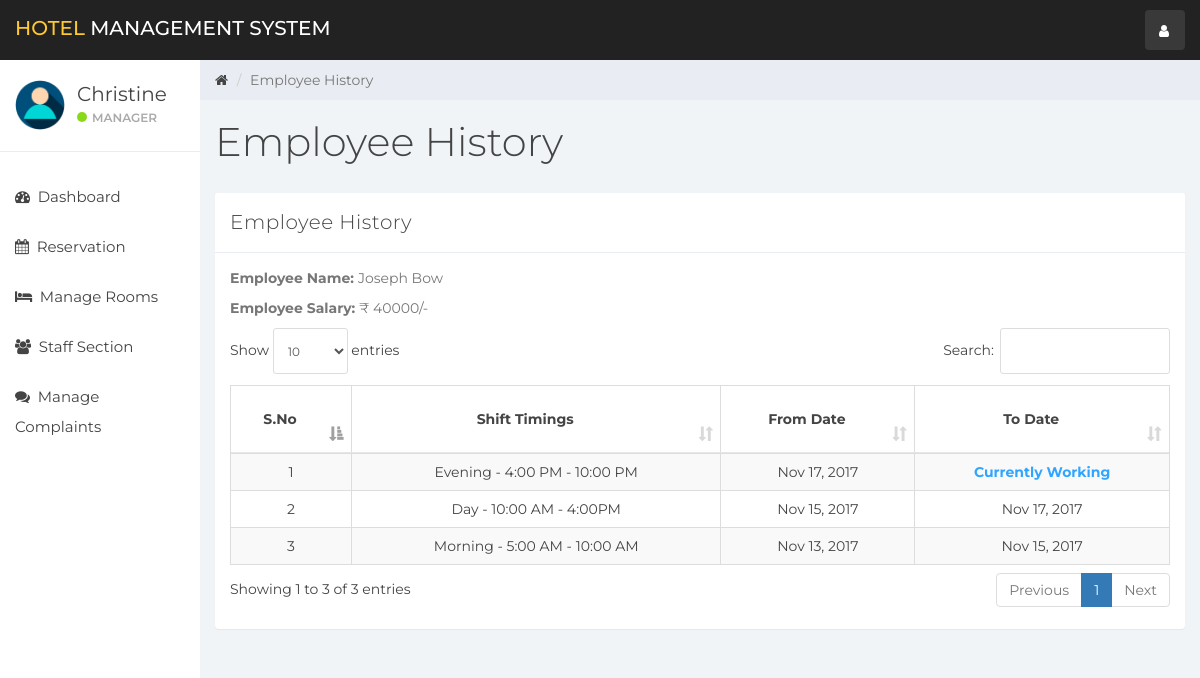
/index.php?emp_history&empid=1 (signed in), run on the app's committed database.
### tables this page shows
CREATE TABLE `user` (
  `id` int(11) NOT NULL,
  `name` varchar(100) NOT NULL,
  `username` varchar(15) NOT NULL,
  `email` varchar(100) NOT NULL,
  `password` varchar(100) NOT NULL,
  `created_at` timestamp NOT NULL DEFAULT current_timestamp()
);

CREATE TABLE `staff` (
  `emp_id` int(11) NOT NULL,
  `emp_name` varchar(100) NOT NULL,
  `staff_type_id` int(11) NOT NULL,
  `shift_id` int(11) NOT NULL,
  `id_card_type` int(11) NOT NULL,
  `id_card_no` varchar(20) NOT NULL,
  `address` varchar(100) NOT NULL,
  `contact_no` bigint(20) NOT NULL,
  `salary` bigint(20) NOT NULL,
  `joining_date` timestamp NOT NULL DEFAULT current_timestamp(),
  `updated_at` timestamp NOT NULL DEFAULT current_timestamp() ON UPDATE current_timestamp()
);

CREATE TABLE `emp_history` (
  `id` int(11) NOT NULL,
  `emp_id` int(11) NOT NULL,
  `shift_id` int(11) NOT NULL,
  `from_date` timestamp NOT NULL DEFAULT current_timestamp(),
  `to_date` timestamp NULL DEFAULT NULL,
  `created_at` timestamp NOT NULL DEFAULT current_timestamp()
);

CREATE TABLE `shift` (
  `shift_id` int(10) NOT NULL,
  `shift` varchar(100) NOT NULL,
  `shift_timing` varchar(100) NOT NULL
);

### emp_history.php (the view, shortened to what this page needs)
<div class="col-sm-9 col-sm-offset-3 col-lg-10 col-lg-offset-2 main">
    <div class="row">
        <ol class="breadcrumb">
            <li><a href="#">
                    <em class="fa fa-home"></em>
                </a></li>
            <li class="active">Employee History</li>
        </ol>
    </div>
    <div class="row">
        <div class="col-lg-12">
            <h1 class="page-header">Employee History</h1>
        </div>
    </div>
    <div class="row">
        <div class="col-lg-12">
            <div class="panel panel-default">
                <div class="panel-heading">Employee History</div>
                <div class="panel-body">
                    <?php
                    if(isset($_GET['empid'])){
                        $emp_id = $_GET['empid'];
                    }else{
                        header('Location:404.php');
                    }
                    $emp = "SELECT * FROM staff WHERE emp_id='$emp_id'";
                    $emp_result = mysqli_query($connection,$emp);
                    $employee = mysqli_fetch_assoc($emp_result);
                    ?>
                    <p><b>Employee Name: </b> <?php echo $employee['emp_name']; ?></p>
                    <p><b>Employee Salary: </b> &#8377; <?php echo $employee['salary'].'/-'; ?></p>
                    <table class="table table-striped table-bordered table-responsive" cellspacing="0" width="100%"
                           id="rooms">
                        <thead>
                        <tr>
                            <th style="text-align: center;">S.No</th>
                            <th style="text-align: center;">Shift Timings</th>
                            <th style="text-align: center;">From Date</th>
                            <th style="text-align: center;">To Date</th>
                        </tr>
                        </thead>
                        <tbody align="center">
                        <?php
                        $staff_query = "SELECT * FROM emp_history NATURAL JOIN shift WHERE emp_id = '$emp_id' ORDER BY created_at DESC";
                        $staff_result = mysqli_query($connection, $staff_query);
                        if (mysqli_num_rows($staff_result) > 0) {
                            $num = 0;
                            while ($staff = mysqli_fetch_assoc($staff_result)) {
                                $num++;
                                ?>
                                <tr>
                                    <td><?php echo $num; ?></td>
                                    <td><?php echo $staff['shift'].' - '.$staff['shift_timing']; ?></td>
                                    <td><?php echo date('M j, Y', strtotime($staff['from_date'])); ?></td>
                                    <td>
                                        <?php
                                        if ($staff['to_date'] == NULL){
                                            echo "<div class='color-blue'> <b> Currently Working </b> </div>";
                                        }else{
                                            echo date('M j, Y', strtotime($staff['to_date']));
                                        }?>
                                    </td>
                                </tr>
                                <?php
                            }
                        }
                        ?>
                        </tbody>
                    </table>
                </div>
            </div>
        </div>
    </div>
    <div class="row">
        <div class="col-sm-12">
        </div>
    </div>
</div>

### sidebar.php (shortened to what this page needs)
<div id="sidebar-collapse" class="col-sm-3 col-lg-2 sidebar">
    <div class="profile-sidebar">
        <div class="profile-userpic">
            <img src="img/user.png" class="img-responsive" alt="">
        </div>
        <div class="profile-usertitle">
            <div class="profile-usertitle-name"><?php echo $user['name'];?></div>
            <div class="profile-usertitle-status"><span class="indicator label-success"></span>Manager</div>
        </div>
    </div>
    <ul class="nav menu">
    <?php
        if (isset($_GET['dashboard'])){ ?>
            <li class="active">
                <a href="index.php?dashboard"><em class="fa fa-dashboard">&nbsp;</em>
                    Dashboard
                </a>
            </li>
        <?php } else{?>
            <li>
                <a href="index.php?dashboard"><em class="fa fa-dashboard">&nbsp;</em>
                    Dashboard
                </a>
            </li>
        <?php }
        if (isset($_GET['reservation'])){ ?>
            <li class="active">
            <a href="index.php?reservation"><em class="fa fa-calendar">&nbsp;</em>
                    Reservation
                </a>
            </li>
        <?php } else{?>
            <li>
            <a href="index.php?reservation"><em class="fa fa-calendar">&nbsp;</em>
                    Reservation
                </a>
            </li>
        <?php }
        if (isset($_GET['room_mang'])){ ?>
            <li class="active">
                <a href="index.php?room_mang"><em class="fa fa-bed">&nbsp;</em>
                    Manage Rooms
                </a>
            </li>
        <?php } else{?>
            <li>
            <a href="index.php?room_mang"><em class="fa fa-bed">&nbsp;</em>
                    Manage Rooms
                </a>
            </li>
        <?php }
        if (isset($_GET['staff_mang'])){ ?>
            <li class="active">
                <a href="index.php?staff_mang"><em class="fa fa-users">&nbsp;</em>
                    Staff Section
                </a>
            </li>
        <?php } else{?>
            <li>
                <a href="index.php?staff_mang"><em class="fa fa-users">&nbsp;</em>
                    Staff Section
                </a>
            </li>
        <?php }
        if (isset($_GET['complain'])){ ?>
            <li class="active">
                <a href="index.php?complain"><em class="fa fa-comments">&nbsp;</em>
                    Manage Complaints
                </a>
            </li>
        <?php } else{?>
            <li>
                <a href="index.php?complain"><em class="fa fa-comments">&nbsp;</em>
                    Manage Complaints
                </a>
            </li>
        <?php }
        ?>
    </ul>
</div>

### css/styles.css (style rules this page uses)
body { background: #f1f4f7; padding-top: 60px; font-size: 14px; color: #444444; font-family: "Montserrat", "Helvetica Neue", Helvetica, Arial, sans-serif; }
p { color: #777; }
a, a:hover, a:focus { color: #444444; }
h1, h2, h3, h4, h5, h6 { color: #444444; }
h1 { font-weight: 300; font-size: 40px; }
.color-blue { color: #30a5ff; }
.label-success { background-color: #8ad919; }
.panel { border: 0; }
.panel-heading { font-size: 20px; font-weight: 300; letter-spacing: 0.025em; height: 60px; line-height: 38px; }
.panel-default .panel-heading { background: #fff; border-bottom: 1px solid #e9ecf2; color: #444444; }
.sidebar { display: block; padding: 0; display: none; box-shadow: none; background: #fff; }
.sidebar ul { margin: 20px 0px; }
@media (min-width: 768px) { .sidebar { display: block; position: fixed; top: 60px; bottom: 0; left: 0; z-index: 1000; display: block; margin: 0; padding: 0; overflow-x: hidden; overflow-y: auto; } }
.sidebar ul.nav li a { height: 50px; font-size: 15px; line-height: 2em; color: #444444; }
.profile-sidebar { padding: 10px 0; border-bottom: 1px solid #e9ecf2; }
.indicator { width: 10px; height: 10px; display: inline-block; border-radius: 9999px; margin-right: 5px; }
.profile-userpic img { float: left; margin: 10px 0px 0px 15px; width: 50px; height: 50px; border-radius: 9999px !important; }
.profile-usertitle { float: left; text-align: left; margin: 10px 0 0 12px; }
.profile-usertitle-name { font-size: 20px; margin-bottom: 0px; }
.profile-usertitle-status { text-transform: uppercase; color: #aaa; font-size: 12px; font-weight: 600; margin-bottom: 15px; }
.breadcrumb { border-radius: 0; padding: 10px 15px 10px 15px; background: #e9ecf2; margin: 0; }
h1.page-header { margin-top: 20px; border-bottom: 0; }
.table { background: #fff; }
.table > thead > tr > th { border-bottom: 1px solid #e6e7e8; vertical-align: middle; height: 50px; }

### data on the page
user: name "Christine"
staff: emp_name "Joseph Bow", salary "40000"
emp_history: shift.shift "Evening", shift.shift_timing "4:00 PM - 10:00 PM", from_date "Nov 17, 2017", shows "Currently Working"
emp_history: shift.shift "Day", shift.shift_timing "10:00 AM - 4:00PM", from_date "Nov 15, 2017", to_date "Nov 17, 2017"
emp_history: shift.shift "Morning", shift.shift_timing "5:00 AM - 10:00 AM", from_date "Nov 13, 2017", to_date "Nov 15, 2017"
